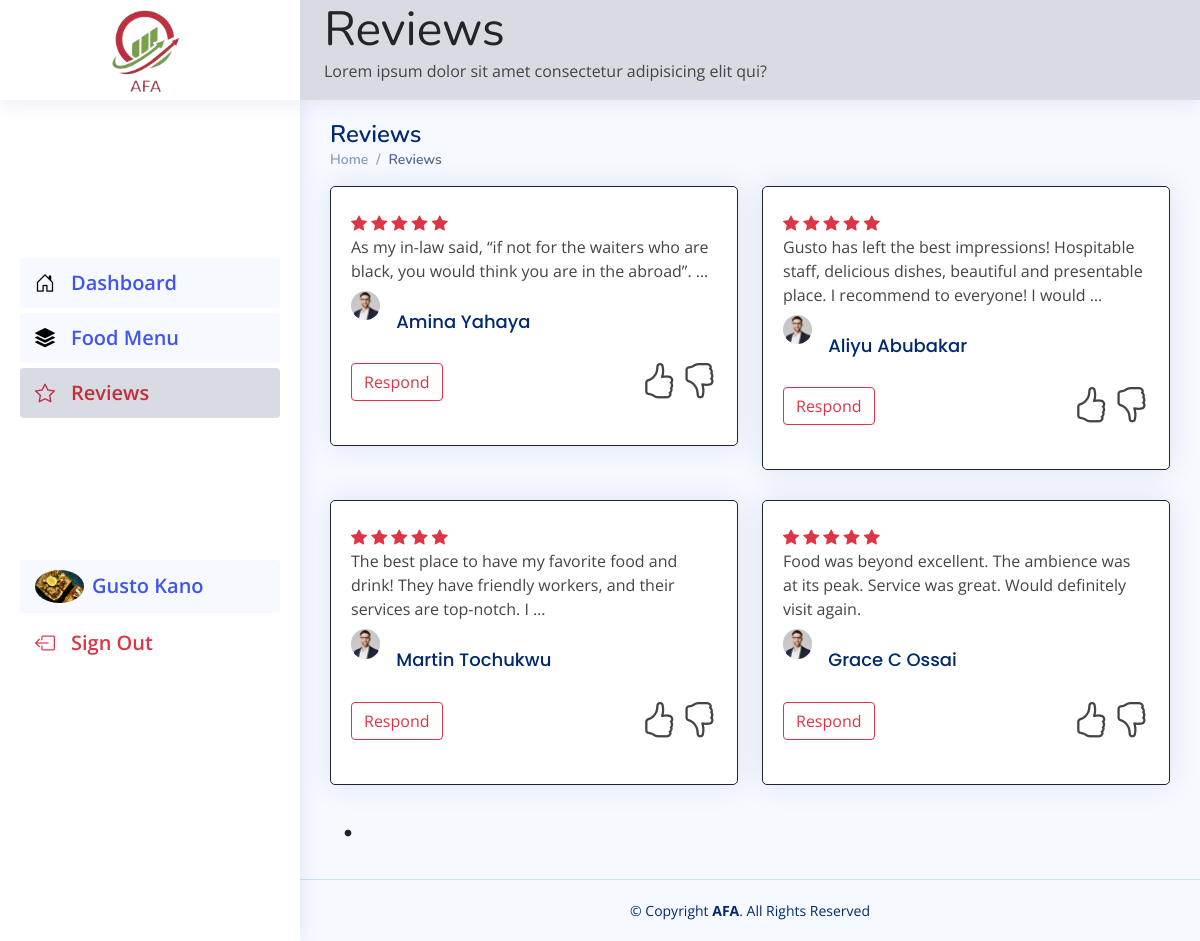
Page /vendor/reviews/ (signed in) on the committed database.
### vendor/models.py (models this page shows, shortened)
class Company(models.Model):
    user = models.OneToOneField(User, related_name='user', on_delete=models.CASCADE)
    company_type = models.ForeignKey(CompanyType, default=1, on_delete=models.CASCADE, related_name='company_type', blank=True, null=True)
    company_slug = models.SlugField(max_length=100, unique=True, blank=True, null=True)
    company_license = models.ImageField(upload_to=user_directory_path, default='license.png', null=True, blank=True)
    company_logo = models.ImageField(upload_to=user_directory_path, default='logo2.png', null=True, blank=True)
    cover_photo = models.ImageField(upload_to=user_directory_path, default='banner.png', blank=True, null=True)
    company_description = models.TextField(blank=True, null=True)
    address = models.CharField(max_length=250, blank=True, null=True)
    country = models.CharField(max_length=15, blank=True, null=True)
    state = models.ForeignKey(State, default=1, on_delete=models.CASCADE, related_name='company_state', blank=True, null=True)
    city = models.CharField(max_length=15, blank=True, null=True)
    is_approved = models.BooleanField(default=False)
    is_sponsored = models.BooleanField(default=False)
    facebook = models.CharField(max_length=150, blank=True, null=True)
    instagram = models.CharField(max_length=150, blank=True, null=True)
    twitter = models.CharField(max_length=150, blank=True, null=True)
    youtube = models.CharField(max_length=150, blank=True, null=True)
    created_at = models.DateTimeField(auto_now_add=True)
    modified_at = models.DateTimeField(auto_now=True)
    class Meta:
        verbose_name = 'Company'
        verbose_name_plural = "Companies"

class ReviewAndRatingsR(models.Model):
    user = models.ForeignKey(User, on_delete=models.CASCADE, blank=True, null=True)
    company = models.ForeignKey(Company, on_delete=models.CASCADE)
    full_name = models.CharField(max_length=100)
    review = models.CharField(max_length=500)
    rating = models.IntegerField()
    created_at = models.DateTimeField(auto_now_add=True)

### authentications/models.py (models this page shows, shortened)
class User(AbstractBaseUser, PermissionsMixin):
    BUSINESS = 1
    CUSTOMER = 2
    ROLE_CHOICE = (
        (BUSINESS, 'Business'),
        (CUSTOMER, 'Customer'),
    )
    email = models.EmailField(max_length=254, unique=True)
    website = models.CharField(max_length=254)
    company_name = models.CharField(max_length=254)
    mobile_number = models.CharField(max_length=254)
    job_title = models.CharField(max_length=254)
    role = models.PositiveSmallIntegerField(choices=ROLE_CHOICE, default=BUSINESS, blank=True, null=True)
    is_staff = models.BooleanField(default=False)
    is_superuser = models.BooleanField(default=False)
    is_active = models.BooleanField(default=True)
    last_login = models.DateTimeField(null=True, blank=True)
    date_joined = models.DateTimeField(auto_now_add=True)
    USERNAME_FIELD = 'email'
    EMAIL_FIELD = 'email'
    REQUIRED_FIELDS = []
    objects = UserManager()
    class Meta:
        ordering = ['-date_joined']

### vendor/views.py (the view)
# urls.py: path('reviews/', vendor_views.reviews_and_rating, name='reviews'),
@login_required(login_url='login')
@user_passes_test(check_role_company)
def reviews_and_rating(request):
    vendor = get_vendor(request)
    if not vendor.user.company_name:
        messages.error(request, 'Profile must be Updated before you can Proceed.')
        return redirect('vprofile')
    else:
        reviews = ReviewAndRatingsR.objects.filter(company=vendor).order_by('-created_at')
        page_num = request.GET.get('page', 1)
        paginator = Paginator(reviews, 6)
        try:
            page_obj = paginator.page(page_num)
        except PageNotAnInteger:
            page_obj = paginator.page(1)
        except EmptyPage:
            page_obj = paginator.page(paginator.num_pages)
        context = {
            'page_obj': page_obj,
        }
    return render(request, 'vendor/Vendor-reviews.html', context)

### authentications/context_processors.py (called while the page is built)
def get_vendor(request):
    try:
        vendor = Company.objects.get(user=request.user)
    except:
        vendor = None
    return dict(vendor=vendor)

### authentications/views.py (called while the page is built)
def check_role_company(user):
    if user.role == 1:
        return True
    else:
        raise PermissionDenied

### vendor/views.py (called while the page is built)
def get_vendor(request):
    vendor = Company.objects.get(user=request.user)
    return vendor

### templates/vendor/Vendor-reviews.html (shortened to what this page needs)
{% load static %}
<html lang="en">
    <head>
        <link href="{% static 'css/dashboard_css/bootstrap.min.css' %}" rel="stylesheet">
        <link href="{% static 'css/dashboard_css/bootstrap-icons.css' %}" rel="stylesheet">
        <link href="{% static 'css/dashboard_css/boxicons.min.css' %}" rel="stylesheet">
        <link href="{% static 'css/dashboard_css/quill.snow.css' %}" rel="stylesheet">
        <link href="{% static 'css/dashboard_css/quill.bubble.css' %}" rel="stylesheet">
        <link href="{% static 'css/dashboard_css/remixicon.css' %}" rel="stylesheet">
        <link href="{% static 'css/dashboard_css/simple-datatables.css' %}" rel="stylesheet">
        <link href="{% static 'css/dashboard_css/style.css' %}" rel="stylesheet">
        <link rel="stylesheet" href="https://cdn.jsdelivr.net/npm/bootstrap-icons@1.11.1/font/bootstrap-icons.css">
    </head>
   <body>
    {% include 'include/side-nav.html' %}
      <main id="main" class="main">
         <div class="pagetitle">
            <h1>Reviews</h1>
            <nav>
               <ol class="breadcrumb">
                  <li class="breadcrumb-item"><a href="index.html">Home</a></li>
                  <li class="breadcrumb-item active">Reviews</li>
               </ol>
            </nav>
         </div>
         <section class="section">
            <div class="row align-items-top">
                {% for review in page_obj %}
               <div class="col-lg-6">
                  <div class="card border border-dark py-4">
                     <div class="card-body">
                        <div class="rating text-danger">
                            {% if review.rating == 5 %}
                           <i class="bi bi-star-fill"></i>
                           <i class="bi bi-star-fill"></i>
                           <i class="bi bi-star-fill"></i>
                           <i class="bi bi-star-fill"></i>
                           <i class="bi bi-star-fill"></i>
                           {% elif review.rating == 4 %}
                           <i class="bi bi-star-fill"></i>
                           <i class="bi bi-star-fill"></i>
                           <i class="bi bi-star-fill"></i>
                           <i class="bi bi-star-fill"></i>
                           <i class="bi bi-star"></i>
                           {% endif %}
                        </div>
                        {{review.review|truncatewords:20}}
                        <div class="d-flex flex-row mt-2">
                           <img src="{% static 'images/profile-img.jpg' %}" alt="Profile" class="rounded-circle" style="width: 8%; height: 100%;">
                           <h5 class="card-title mx-3">{{review.full_name}}</h5>
                        </div>
                        <div class="d-flex flex-row justify-content-between w-100 mt-2">
                           <div>
                              <a href="{% url 'reply-review' review.id %}" class="btn btn-outline-danger">Respond</a>
                           </div>
                           <div>
                              <i class="bi bi-hand-thumbs-up new-new"></i>
                              <i class="bi bi-hand-thumbs-down new-new"></i>
                           </div>
                        </div>
                     </div>
                  </div>
               </div>
               {% endfor %}
            </div>
            <div class="d-flex flex-row justify-content-between w-100 mb-2">
               <div>
                    {% for i in page_obj.paginator.page_range %}
                    {% if page_obj.number == i %}
                        <a href="#" class="text-dark"><i class="bi bi-dot new-new"></i></a></span>
                    {% else %}
                        <a href="?page={{ i }}" class="text-dark"><i class="bi bi-dot new-new"></i></a></span>
                    {% endif %}
                    {% endfor %}
               </div>
            </div>
         </section>
      </main>
      <footer id="footer" class="footer">
        <div class="copyright"> &copy; Copyright <strong><span>AFA</span></strong>. All Rights Reserved</div>
     </footer>
  </body>
</html>

### templates/include/side-nav.html (shortened to what this page needs)
{% load static %}
{% url 'vendor-dashboard' as dashboard %}
{% url 'vprofile' as vprofile %}
{% url 'v-products' as vproducts %}
{% url 'reviews' as vreviews %}
{% url 'add_product' as add_product %}
<header id="header" class="header fixed-top d-flex align-items-center">
   <div class="d-flex align-items-center justify-content-center">
      <a href="{% url 'vendor-dashboard' %}" class="logo d-flex align-items-center" style="background: #fff;">
         <img src="{% static 'images/new_logo.png' %}" alt="">
      </a>
   </div>
      {% if request.path == dashboard %}
      <div class="px-4">
         <h1 class="welcome-text m-0 text-dark display-5 text-capitalize text-bold"><b>Dashboard</b></h1>
      </div>
      {% elif request.path == vprofile %}
      <div class="px-4">
         <h1 class="welcom-text text-dark display-5 text-capitalize text-bold">
            <b>{{ vendor.user.company_name }}</b>
         </h1>
      </div>
      {% elif request.path == vreviews %}
      <div class="px-4">
         <h1 class="welcome-text m-0 text-dark display-5 text-capitalize text-bold"><b>Reviews</b></h1>
         <p>Lorem ipsum dolor sit amet consectetur adipisicing elit qui?</p>
      </div>
      {% endif %}
</header>
<aside id="sidebar" class="sidebar">
    <ul class="sidebar-nav w-100 d-flex flex-column align-items-start justify-content-center" id="sidebar-nav" style="height: calc(80vh - 200px);">
       <li class="nav-item">
          <a class="nav-link {% if request.path == dashboard %} active {% endif %}" href="{% url 'vendor-dashboard' %}">
             <i class="bi bi-house-door"></i>
             <span>Dashboard</span>
          </a>
       </li>
       <li class="nav-item">
          <a class="nav-link {% if request.path == vproducts or request.path == add_product %} active {% endif %}" href="{% url 'v-products' %}">
             <i class="bi bi-stack"></i>
             {% if vendor.company_type.type == 'Hotel' %}
             <span>Rooms and suites</span>
             {% elif vendor.company_type.type == 'Restaurant' %}
             <span>Food Menu</span>
             {% else %}
             <span>Product</span>
             {% endif %}
          </a>
       </li>
       <li class="nav-item">
          <a class="nav-link {% if request.path == vreviews %} active {% endif %}" href="{% url 'reviews' %}">
             <i class="bi bi-star"></i>
             <span>Reviews</span>
          </a>
       </li>
    </ul>
    <ul class="sidebar-nav" id="sidebar-nav">
       <li class="nav-item mt-auto">
             <a class="nav-link {% if request.path == vprofile %} active {% endif %} d-flex align-items-center pe-0" href="{% url 'vprofile' %}">
                <img src="{{vendor.company_logo.url}}" alt="Profile" class="rounded-circle" style="width: 20%;">
                <span class="d-md-block ps-2">{{vendor.user.company_name}}</span>
             </a>
       </li>
       <li class="nav-item">
          <a class="nav-link collapsed text-danger" href="{% url 'account_logout' %}">
             <i class="bi bi-box-arrow-left text-danger"></i>
             <span>Sign Out</span>
          </a>
       </li>
    </ul>
</aside>

### static/css/dashboard_css/style.css (style rules this page uses)
:root { scroll-behavior: smooth; }
.new-new { font-size: 36px; }
body { font-family: "Open Sans", sans-serif; background: #f6f9ff; color: #444444; }
a { color: #4154f1; text-decoration: none; }
h1, h2, h3, h4, h5, h6 { font-family: "Nunito", sans-serif; }
#main { margin-top: 100px; padding: 20px 30px; transition: all 0.3s; min-height: 82vh; }
.pagetitle { margin-bottom: 10px; }
.pagetitle h1 { font-size: 24px; margin-bottom: 0; font-weight: 600; color: #012970; }
.card { margin-bottom: 30px; border: none; border-radius: 5px; box-shadow: 0px 0 30px rgba(1, 41, 112, 0.1); }
.card-title { padding: 20px 0 15px 0; font-size: 18px; font-weight: 500; color: #012970; font-family: "Poppins", sans-serif; }
.card-body { padding: 0 20px 20px 20px; }
.breadcrumb { font-size: 14px; font-family: "Nunito", sans-serif; color: #899bbd; font-weight: 600; }
.breadcrumb a { color: #899bbd; transition: 0.3s; }
.breadcrumb .breadcrumb-item::before { color: #899bbd; }
.breadcrumb .active { color: #51678f; font-weight: 600; }
.logo { line-height: 1; width: 100%; align-items: center; }
@media (min-width: 1200px) { .logo { width: 300px; justify-content: center; } }
.logo img { text-align: center; max-height: 100px; margin-right: 6px; }
.header { transition: all 0.5s; z-index: 997; height: 100px; box-shadow: 0px 2px 20px rgba(1, 41, 112, 0.1); background-color: #d9dbe2; padding-right: 20px; }
.sidebar { position: fixed; top: 100px; left: 0; bottom: 0; width: 300px; z-index: 996; transition: all 0.3s; padding: 20px; overflow-y: auto; scrollbar-width: thin; scrollbar-color: #aab7cf transparent; box-shadow: 0px 0px 20px rgba(1, 41, 112, 0.1); background-color: #fff; }
@media (min-width: 1200px) { #main, #footer { margin-left: 300px; } }
.sidebar-nav { padding: 0; margin: 0; list-style: none; }
.sidebar-nav li { padding: 0; width: 100%; margin: 0; list-style: none; }
.sidebar-nav .nav-item { margin-bottom: 5px; }
.sidebar-nav .nav-link { display: flex; align-items: center; font-size: 20px; font-weight: 600; color: #4154f1; transition: 0.3; background: #f6f9ff; padding: 10px 15px; border-radius: 4px; }
.sidebar-nav .nav-link i { font-size: 20px; margin-right: 16px; color: #000; }
.sidebar-nav .nav-link.collapsed { color: #012970; background: #fff; }
.sidebar-nav .nav-link.collapsed i { color: #899bbd; }
.sidebar-nav .active, .sidebar-nav .active i { color: #c32e3e; background: #d9dbe2; }
.footer { padding: 20px 0; font-size: 14px; transition: all 0.3s; border-top: 1px solid #cddfff; }
.footer .copyright { text-align: center; color: #012970; }

### rows in the picture
Company: company_logo (picture), user.company_name "Gusto Kano"
ReviewAndRatingsR: rating 5 (drawn), review "As my in-law said, “if not for the waiters who are black, you would think you are in the abroad”. …", full_name "Amina Yahaya"
ReviewAndRatingsR: rating 5 (drawn), review "Gusto has left the best impressions! Hospitable staff, delicious dishes, beautiful and presentable place. I recommend to everyone! I would …", full_name "Aliyu Abubakar"
ReviewAndRatingsR: rating 5 (drawn), review "The best place to have my favorite food and drink! They have friendly workers, and their services are top-notch. I …", full_name "Martin Tochukwu"
ReviewAndRatingsR: rating 5 (drawn), review "Food was beyond excellent. The ambience was at its peak. Service was great. Would definitely visit again.", full_name "Grace C Ossai"
